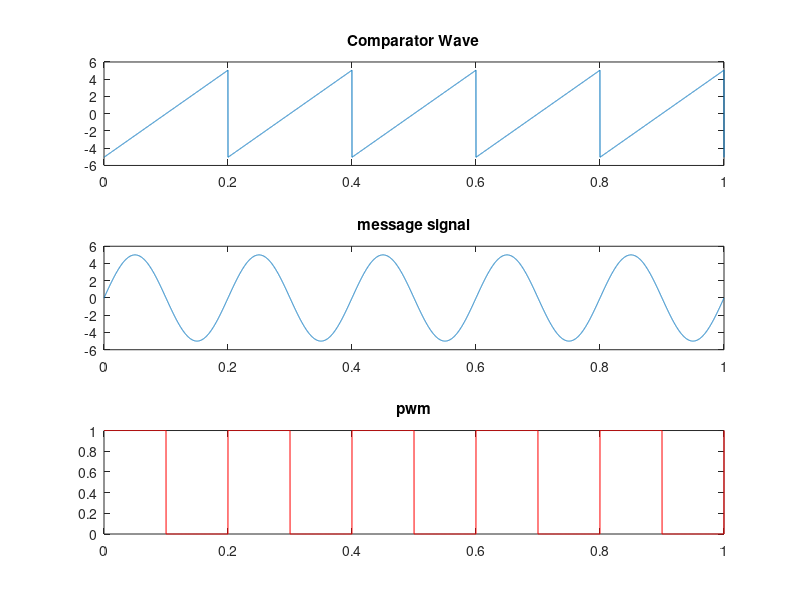

Here is the MATLAB script that generated this plot:
clc;
clear all;
close all;
fs=input('Comparator swatooth frequency:');
fm=input('message frequency(assuming it is to be a sin)');
a=input('enter amplitude');
t=0:0.0001:1;%sampling rate of 10khz
stooth=1.01*a.*sawtooth(2*pi*fs*t);

subplot(3,1,1);
plot(t,stooth);
title('Comparator Wave');

msg=a.*sin(2*pi*fm*t);
subplot(3,1,2);
plot(t,msg);
title('message signal');

for i=1: length(stooth)
    if(msg(i)>=stooth(i))
        pwm(i)=1;
    else
        pwm(i)=0;
    end
end
subplot(3,1,3);
plot(t,pwm,'r');
title('pwm');



 